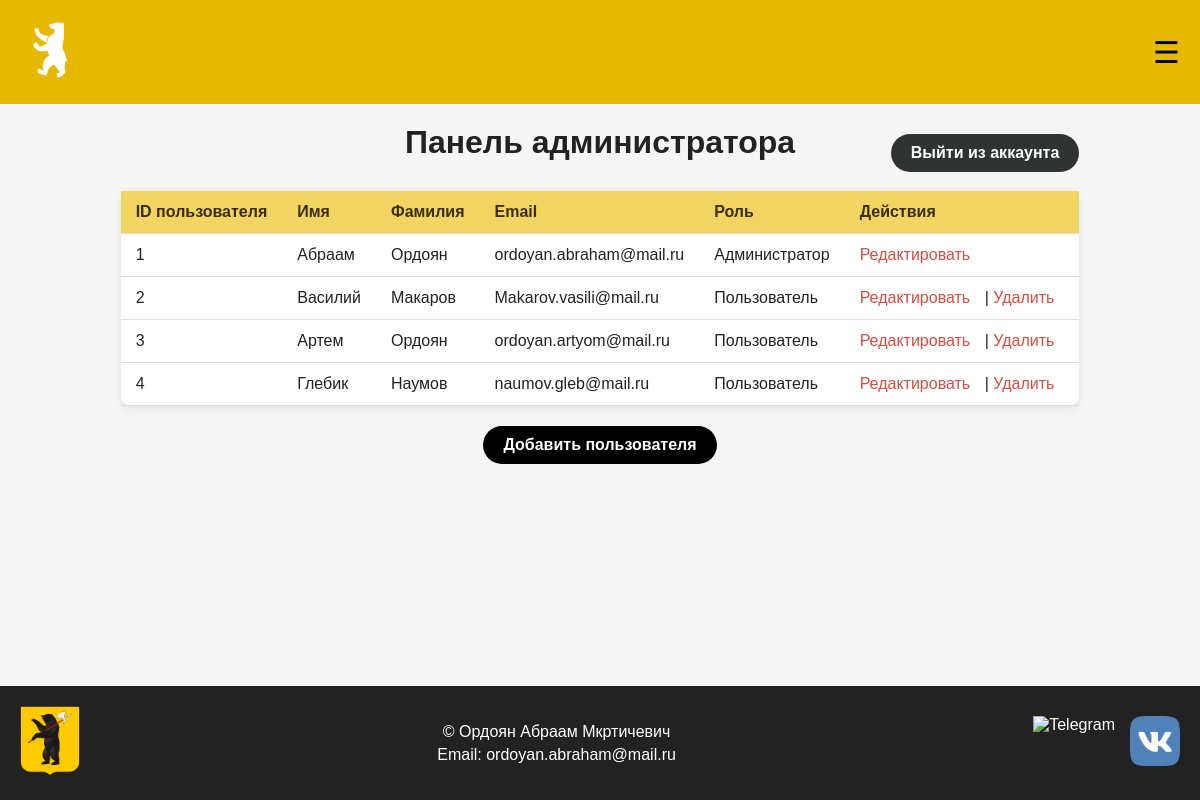
/admin_dashboard.php (signed in), run on an earlier commit of the app's database.
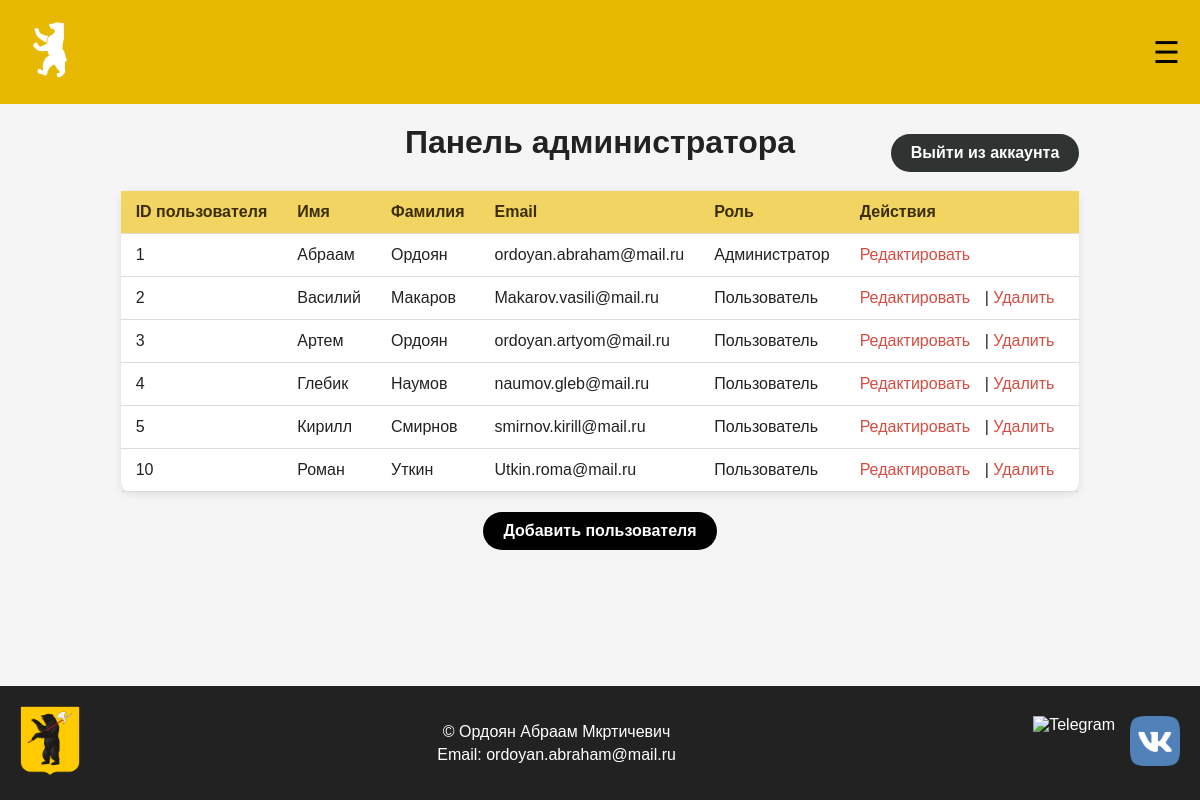
And on a later commit of the database.
### tables this page shows
CREATE TABLE `users` (
  `user_id` int(11) NOT NULL,
  `name` varchar(50) NOT NULL,
  `surname` varchar(50) NOT NULL,
  `email` varchar(250) NOT NULL,
  `password` varchar(50) NOT NULL,
  `role_id` int(11) NOT NULL
);

### Admin_dashboard.php (the view, shortened to what this page needs)
<?php
$mysqli = new mysqli("localhost", "root", "", "diplom");
$mysqli->set_charset("utf8");
$result = $mysqli->query("SELECT user_id, name, surname, email, role_id FROM users ORDER BY user_id ASC");
?>
<!DOCTYPE html>
<html lang="ru">
<head>
  <link rel="stylesheet" href="styles.css" />
</head>
<body>
<header>
  <div class="logo">
    <a href="mainpage.php">
      <img src="images/mainpage/logo2.png" alt="Ярославль">
    </a>
  </div>
  <div class="menu-toggle" id="menuToggle">☰</div>
</header>
<main>
  <h1>Панель администратора
    <button class="logout-btn-header" onclick="location.href='logout.php'">Выйти из аккаунта</button>
  </h1>
  <table>
    <thead>
      <tr>
        <th>ID пользователя</th>
        <th>Имя</th>
        <th>Фамилия</th>
        <th>Email</th>
        <th>Роль</th>
        <th>Действия</th>
      </tr>
    </thead>
    <tbody>
      <?php while($user = $result->fetch_assoc()): ?>
        <tr>
          <td><?= htmlspecialchars($user['user_id']) ?></td>
          <td><?= htmlspecialchars($user['name']) ?></td>
          <td><?= htmlspecialchars($user['surname']) ?></td>
          <td><?= htmlspecialchars($user['email']) ?></td>
          <td><?= $user['role_id'] == 1 ? 'Администратор' : 'Пользователь' ?></td>
          <td class="actions">
            <a href="#" class="edit-link" data-id="<?= $user['user_id'] ?>" data-name="<?= htmlspecialchars($user['name']) ?>" data-surname="<?= htmlspecialchars($user['surname']) ?>" data-email="<?= htmlspecialchars($user['email']) ?>" data-role="<?= $user['role_id'] ?>">Редактировать</a>
            <?php if ($user['user_id'] != $_SESSION['user_id']): ?>
              | <a href="?delete_id=<?= $user['user_id'] ?>" onclick="return confirm('Удалить пользователя?')">Удалить</a>
            <?php endif; ?>
          </td>
        </tr>
      <?php endwhile; ?>
    </tbody>
  </table>
  <button id="showAddUserForm">Добавить пользователя</button>
</main>
<footer>
  <div class="footer-left">
    <img src="images/mainpage/gerb.png" alt="Герб">
  </div>
  <div class="footer-center">
    <p>© Ордоян Абраам Мкртичевич</p>
    <p>Email: <a href="mailto:ordoyan.abraham@mail.ru">ordoyan.abraham@mail.ru</a></p>
  </div>
  <div class="footer-right socials">
    <a href="https://t.me/abraham4ik" target="_blank"><img src="images/mainpage/telegram.png" alt="Telegram"></a>
    <a href="https://vk.com/abrahamo" target="_blank"><img src="images/mainpage/vk.png" alt="VK"></a>
  </div>
</footer>
</body>
</html>

### styles.css (style rules this page uses)
* { margin: 0; padding: 0; box-sizing: border-box; }
body { font-family: Arial, sans-serif; background-color: #f5f5f5; }
header { display: flex; align-items: center; padding: 20px; background-color: #E6B800; color: white; }
header .logo a img { height: 60px; }
button { background-color: #DA513D; color: white; border: none; padding: 10px; border-radius: 5px; cursor: pointer; font-size: 16px; margin-top: 10px; }
footer { background-color: #1D1D1D; color: white; display: flex; justify-content: space-between; align-items: center; padding: 20px; font-size: 16px; box-sizing: border-box; flex-wrap: wrap; }
footer a { color: #fff; text-decoration: none; }
.footer-left img { width: 60px; height: 70px; }
.footer-center { text-align: center; flex-grow: 1; }
.footer-center p { margin: 5px 0; }
.footer-right { display: flex; gap: 15px; }
.footer-right img { width: 50px; height: 50px; }
.menu-toggle { display: none; font-size: 30px; color: black; cursor: pointer; margin-left: auto; }
@media (max-width: 1400px) { .menu-toggle { display: block; } }

### Admin_dashboard.php (style rules this page uses)
html, body { height: 100%; margin: 0; padding: 0; display: flex; flex-direction: column; min-height: 100vh; font-family: Arial, sans-serif; background: #f5f5f5; color: #222; }
body > main { flex: 1; max-width: 1100px; margin: 20px auto; padding: 0 10px; position: relative; }
footer { background-color: #222; color: white; padding: 20px; flex-shrink: 0; display: flex; justify-content: space-between; align-items: center; }
h1 { text-align: center; margin-bottom: 30px; font-weight: 700; position: relative; }
.logout-btn-header { position: absolute; right: 0; top: 50%; transform: translateY(-50%); background-color: #2f3433; color: white; border: none; padding: 10px 20px; border-radius: 25px; font-weight: bold; cursor: pointer; transition: background-color 0.3s ease; }
table { width: 100%; border-collapse: collapse; background: white; border-radius: 10px; box-shadow: 0 2px 8px rgba(0,0,0,0.1); margin-bottom: 20px; }
th, td { padding: 12px 15px; border-bottom: 1px solid #ddd; text-align: left; }
th { background-color: #f2d462; color: #3a2e00; }
#showAddUserForm { background-color: #000000; color: white; border: none; padding: 10px 20px; border-radius: 25px; font-weight: bold; cursor: pointer; margin: 0 auto 30px auto; display: block; text-decoration: none; text-align: center; width: max-content; }
.actions a { color: #d74c41; text-decoration: none; margin-right: 10px; }

What changed in the data, as far as the page shows it:
added users: user_id "5", name "Кирилл", surname "Смирнов", email "smirnov.kirill@mail.ru", shows "Пользователь"
added users: user_id "10", name "Роман", surname "Уткин", email "Utkin.roma@mail.ru", shows "Пользователь"
